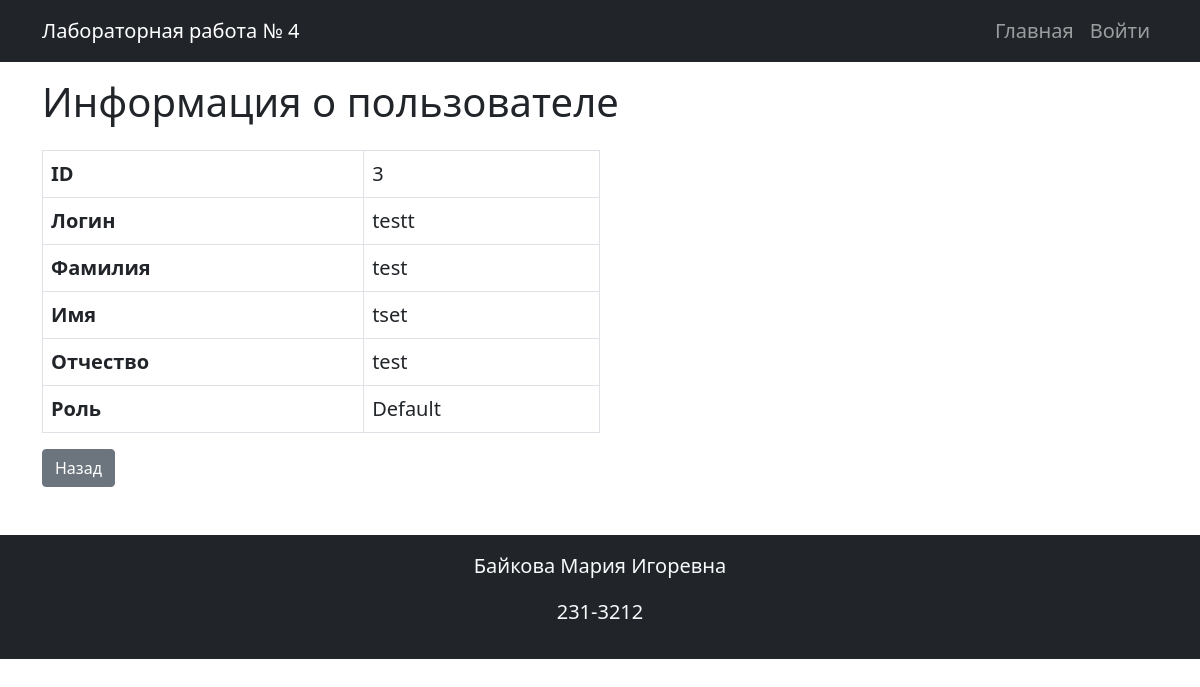
The page /user/3 on the database its author committed.
### app.py (models this page shows, shortened)
class User(UserMixin, db.Model):
    id = db.Column(db.Integer, primary_key=True)
    username = db.Column(db.String(150), nullable=False, unique=True)
    password = db.Column(db.String(128), nullable=False)
    last_name = db.Column(db.String(100))
    first_name = db.Column(db.String(100), nullable=False)
    patronymic = db.Column(db.String(100))
    role_id = db.Column(db.Integer, db.ForeignKey('role.id'))
    created_at = db.Column(db.DateTime, default=datetime.utcnow)
    role = db.relationship('Role')

class Role(db.Model):
    id = db.Column(db.Integer, primary_key=True)
    name = db.Column(db.String(100), nullable=False)
    description = db.Column(db.String(255))

### app.py (the view)
@app.route('/user/<int:user_id>')
def view_user(user_id):
    user = User.query.get_or_404(user_id)
    return render_template('view_user.html', user=user)

### app.py (called while the page is built, shortened)
@app.before_request
def init_users():
    db.create_all()

### templates/view_user.html
{% extends 'base.html' %}
{% block content %}
<h1 class="mb-4">Информация о пользователе</h1>
<table class="table table-bordered w-50">
    <tr>
        <th>ID</th>
        <td>{{ user.id }}</td>
    </tr>
    <tr>
        <th>Логин</th>
        <td>{{ user.username }}</td>
    </tr>
    <tr>
        <th>Фамилия</th>
        <td>{{ user.last_name or '—' }}</td>
    </tr>
    <tr>
        <th>Имя</th>
        <td>{{ user.first_name }}</td>
    </tr>
    <tr>
        <th>Отчество</th>
        <td>{{ user.patronymic or '—' }}</td>
    </tr>
    <tr>
        <th>Роль</th>
        <td>{{ user.role.name if user.role else '—' }}</td>
    </tr>
</table>
<a href="{{ url_for('index') }}" class="btn btn-secondary">Назад</a>
{% endblock %}

### static/styles.css (style rules this page uses)
body { font-size: 1.25rem; }

### rows shown on the page
User: id "3", username "testt", last_name "test", first_name "tset", patronymic "test"
Role: role "Default"
